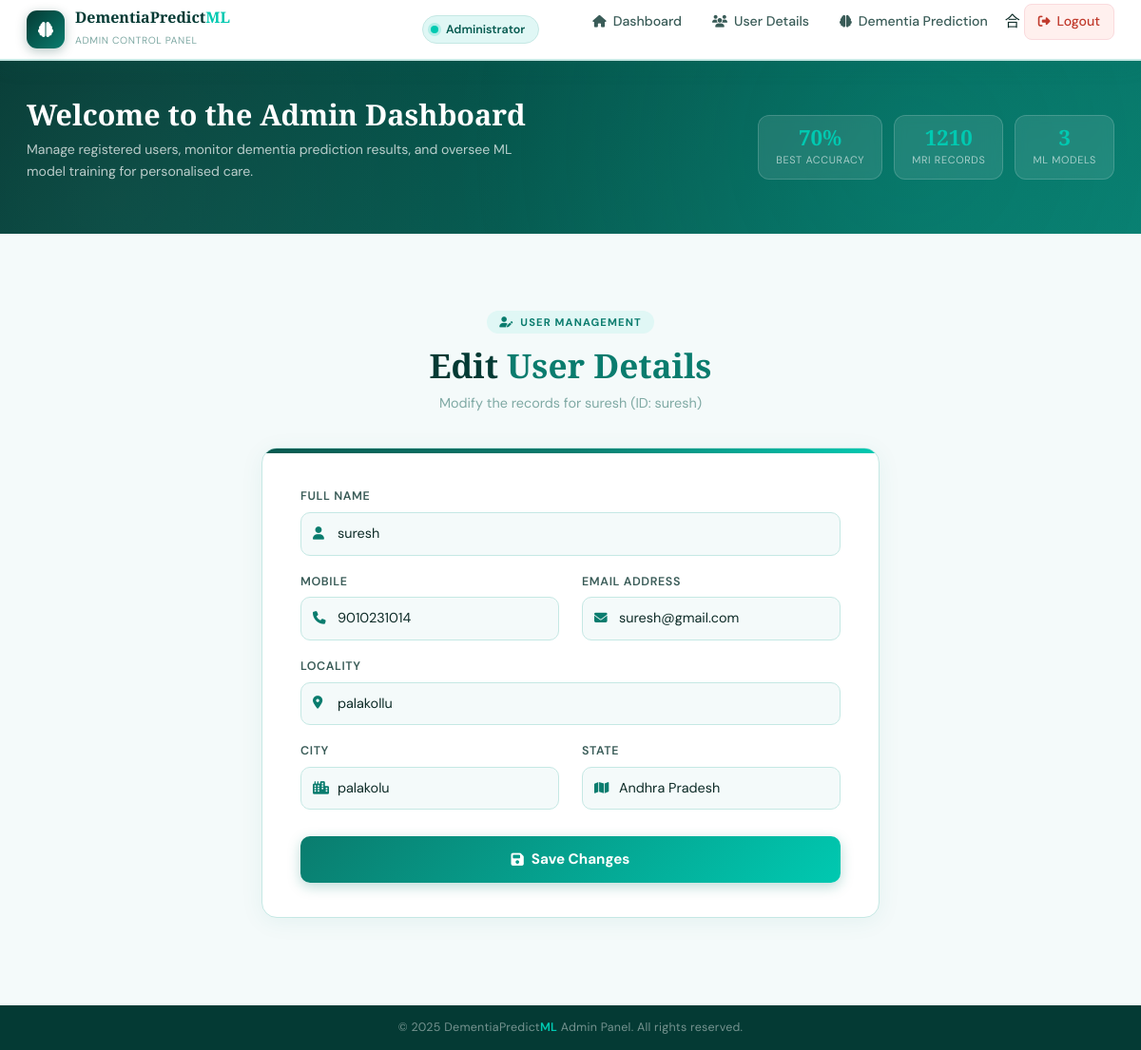
Page /EditUser/?uid=6 on the committed database.
### users/models.py (models this page shows, shortened)
class UserRegistrationModel(models.Model):
    name = models.CharField(max_length=100)
    loginid = models.CharField(unique=True, max_length=100)
    password = models.CharField(max_length=100)
    mobile = models.CharField(unique=True, max_length=100)
    email = models.CharField(unique=True, max_length=100)
    locality = models.CharField(max_length=100)
    address = models.CharField(max_length=1000)
    city = models.CharField(max_length=100)
    state = models.CharField(max_length=100)
    status = models.CharField(max_length=100)
    is_admin = models.BooleanField(default=False)
    class Meta:
        db_table = 'UserRegistrations'

### admins/views.py (the view, shortened to what this page needs)
# urls.py: path('EditUser/', admins.EditUser, name='EditUser'),
def EditUser(request):
    if request.method == 'GET':
        id = request.GET.get('uid')
        try:
            user_rec = UserRegistrationModel.objects.get(id=id)
            return render(request, 'admins/edit_user.html', {'user': user_rec})
        except Exception as e:
            messages.error(request, 'User not found.')
            data = UserRegistrationModel.objects.all()
            return render(request, 'admins/viewregisterusers.html', {'data': data})

### templates/admins/edit_user.html (shortened to what this page needs)
{% extends 'admins/adminbase.html' %}
{% block contents %}
<section class="edit-page">
    <div class="container-fluid">
        <div class="edit-header">
            <span class="sec-label"><i class="fas fa-user-edit"></i> User Management</span>
            <h2>Edit <span>User Details</span></h2>
            <p>Modify the records for {{ user.name }} (ID: {{ user.loginid }})</p>
        </div>
        <div class="edit-card">
            <div class="edit-card-accent"></div>
            <div class="edit-card-body">
                <form method="POST" action="/EditUser/">
                    <div class="field-group">
                        <label class="field-label">Full Name</label>
                        <div class="field-wrap">
                            <input type="text" name="name" value="{{ user.name }}" required>
                        </div>
                    </div>
                    <div class="row">
                        <div class="col-md-6">
                            <div class="field-group">
                                <label class="field-label">Mobile</label>
                                <div class="field-wrap">
                                    <input type="text" name="mobile" value="{{ user.mobile }}" required>
                                </div>
                            </div>
                        </div>
                        <div class="col-md-6">
                            <div class="field-group">
                                <label class="field-label">Email Address</label>
                                <div class="field-wrap">
                                    <input type="email" name="email" value="{{ user.email }}" required>
                                </div>
                            </div>
                        </div>
                    </div>
                    <div class="row">
                        <div class="col-md-12">
                            <div class="field-group">
                                <label class="field-label">Locality</label>
                                <div class="field-wrap">
                                    <input type="text" name="locality" value="{{ user.locality }}" required>
                                </div>
                            </div>
                        </div>
                        <div class="col-md-6">
                            <div class="field-group">
                                <label class="field-label">City</label>
                                <div class="field-wrap">
                                    <input type="text" name="city" value="{{ user.city }}" required>
                                </div>
                            </div>
                        </div>
                        <div class="col-md-6">
                            <div class="field-group">
                                <label class="field-label">State</label>
                                <div class="field-wrap">
                                    <input type="text" name="state" value="{{ user.state }}" required>
                                </div>
                            </div>
                        </div>
                    </div>
                    <button type="submit" class="btn-save">
                        <i class="fas fa-save"></i> Save Changes
                    </button>
                </form>
            </div>
        </div>
    </div>
</section>
{% endblock %}

### templates/admins/adminbase.html (style rules this page uses)
:root { --primary: #0A7C6E; --primary-light: #13A899; --primary-dark: #065A50; --admin-dark: #043A34; --accent: #00C9B1; --accent-soft: #E0F7F5; --white: #FFFFFF; --off-white: #F4FAFA; --text-dark: #0D2B27; --text-mid: #3A5C58; --text-light: #7FA9A4; --border: #C5E8E4; --sidebar-width: 240px; --navbar-height: 64px; --shadow: 0 4px 24px rgba(10,124,110,0.10); }
*, *::before, *::after { box-sizing: border-box; margin: 0; padding: 0; }
body { font-family: 'DM Sans', sans-serif; background: var(--off-white); color: var(--text-dark); min-height: 100vh; display: flex; flex-direction: column; }

### templates/admins/edit_user.html (style rules this page uses)
.edit-page { min-height: 80vh; background: #F4FAFA; padding: 48px 32px 60px; }
.edit-header { text-align: center; margin-bottom: 36px; }
.edit-header .sec-label { display: inline-flex; align-items: center; gap: 7px; font-size: 0.7rem; font-weight: 700; letter-spacing: 0.1em; text-transform: uppercase; color: #0A7C6E; background: #E0F7F5; padding: 4px 13px; border-radius: 20px; margin-bottom: 12px; }
.edit-header h2 { font-family: 'Playfair Display', serif; font-size: clamp(1.5rem, 3vw, 2.2rem); font-weight: 700; color: #043A34; margin-bottom: 8px; }
.edit-header h2 span { color: #0A7C6E; }
.edit-header p { font-size: 0.9rem; color: #7FA9A4; margin: 0; }
.edit-card { background: white; border: 1px solid #C5E8E4; border-radius: 16px; overflow: hidden; box-shadow: 0 4px 24px rgba(10,124,110,0.07); max-width: 650px; margin: 0 auto; }
.edit-card-accent { height: 5px; background: linear-gradient(90deg, #065A50, #0A7C6E, #00C9B1); }
.edit-card-body { padding: 36px 40px; }
.field-group { margin-bottom: 18px; }
.field-label { font-size: 0.78rem; font-weight: 600; color: #3A5C58; text-transform: uppercase; letter-spacing: 0.05em; margin-bottom: 7px; display: block; }
.field-wrap { position: relative; }
.field-wrap input { width: 100%; padding: 11px 13px 11px 38px; border: 1.5px solid #C5E8E4; border-radius: 10px; font-family: 'DM Sans', sans-serif; font-size: 0.9rem; color: #0D2B27; background: #F4FAFA; transition: border-color 0.2s, box-shadow 0.2s, background 0.2s; outline: none; }
.btn-save { width: 100%; padding: 13px 20px; background: linear-gradient(135deg, #0A7C6E, #00C9B1); color: white; font-family: 'DM Sans', sans-serif; font-size: 0.95rem; font-weight: 700; border: none; border-radius: 10px; cursor: pointer; display: flex; align-items: center; justify-content: center; gap: 8px; transition: all 0.25s; box-shadow: 0 4px 14px rgba(10,124,110,0.28); margin-top: 10px; }

### rows in the picture
UserRegistrationModel: name "suresh", loginid "suresh", mobile "9010231014", email "suresh@gmail.com", locality "palakollu", city "palakolu", state "Andhra Pradesh"
